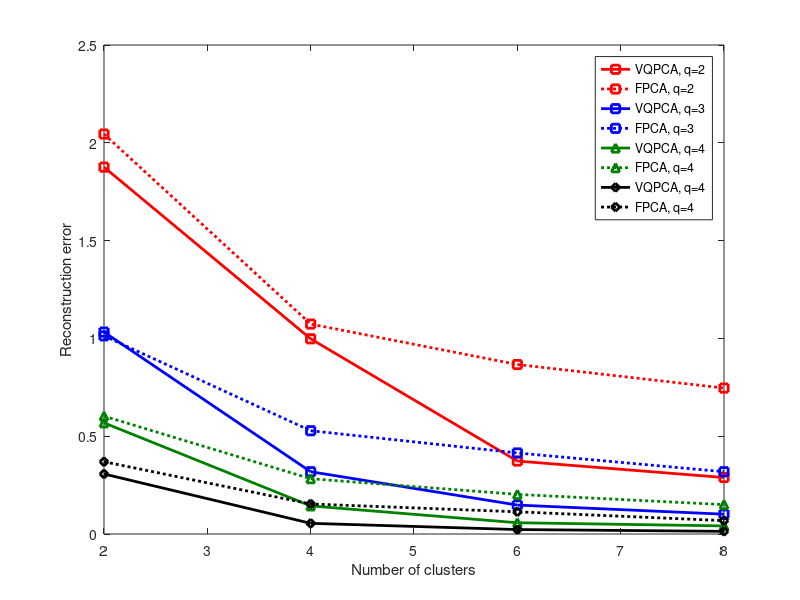
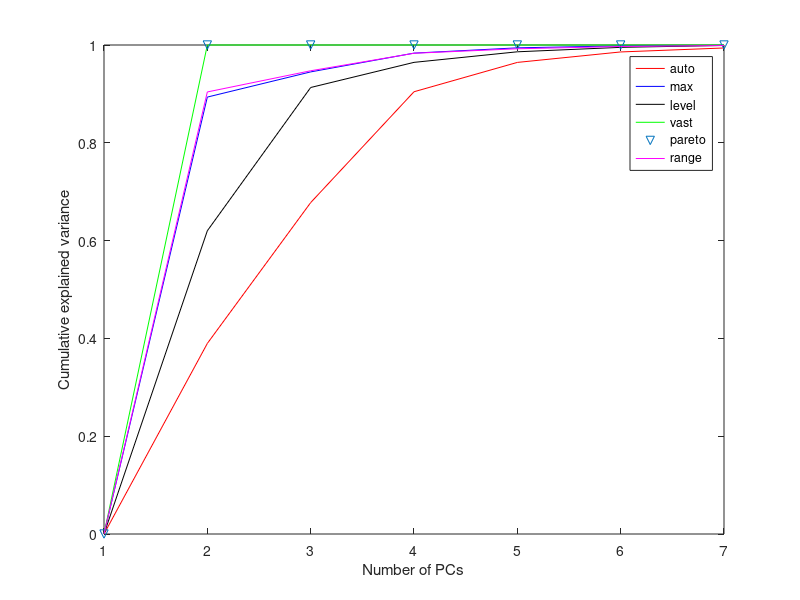

The MATLAB source for these figures, in order:
q2 = [1.875685e+00 
    9.979324e-01 
    3.729741e-01 
    2.887915e-01];

q3 = [1.032387e+00
    3.184463e-01 
    1.479882e-01
    1.012911e-01];

q4 = [5.682560e-01 
    1.435791e-01
    5.756654e-02 
    4.128885e-02];

q5 = [3.068580e-01
    5.460615e-02 
    2.272391e-02
    1.359395e-02 ];

q2_f = [2.044846e+00
    1.073321e+00 
    8.664827e-01
    7.461607e-01];

q3_f = [1.012878e+00 
    5.280107e-01 
    4.142427e-01 
    3.183131e-01];

q4_f = [6.025738e-01 
    2.826906e-01 
    2.025945e-01 
    1.502965e-01];

q5_f =[3.695293e-01 
    1.535163e-01 
    1.135120e-01 
    6.840704e-02];

range_error = [0.0527
    0.0169
    0.0077
    0.0031
    0.0011];

range_var = [0
    0.9040
    0.9473
    0.9831
    0.9923
    0.9969
    0.9989];

pareto_error = [1.1586e-06
    1.1827e-07
    0
    0
    0];

pareto_var = [0
    1
    1.0000
    1
    1
    1
    1];

vast_error = [6.5625e-07
    0
    0
    0
    0];


vast_var = [0
    1
    1.0000
    1
    1
    1
    1];

level_error = [0.0869
     0.0355
     0.0139
     0.0048
     9.3900e-04];

level_var = [0
    0.6201
    0.9131
    0.9645
    0.9861
    0.9952
    0.9991];

max_error = [0.0550
    0.0166
    0.0058
    0.0018
    8.0630e-04];

max_var = [0
    0.8935
    0.9450
    0.9834
    0.9942
    0.9982
    0.9992];

auto_var = [0
    0.3897
    0.6777
    0.9044
    0.9644
    0.9858
    0.9939];


t=[2 4 6 8];
figure 
box on 
set(gcf,'color','w')
hold on
plot(t,q2,'-rs','LineWidth',2)
plot(t,q2_f,':rs','LineWidth',2)
plot(t,q3,'-b','Marker','square','LineWidth',2)
plot(t,q3_f,':b','Marker','square','LineWidth',2)
plot(t, q4, 'Color', [0 0.5 0], 'LineStyle', '-','Marker','^','LineWidth',2)
plot(t, q4_f, 'Color', [0 0.5 0], 'LineStyle', ':','Marker','^','LineWidth',2)
plot(t,q5,'-k','Marker','diamond','LineWidth',2)
plot(t,q5_f,':k','Marker','diamond','LineWidth',2)

hold off
xlabel('Number of clusters')
ylabel('Reconstruction error')
legend('VQPCA, q=2','FPCA, q=2','VQPCA, q=3','FPCA, q=3','VQPCA, q=4','FPCA, q=4','VQPCA, q=4','FPCA, q=4')

figure
box on 
set(gcf,'color','w')
hold on
plot(auto_var,'r')
plot(max_var,'b')
plot(level_var,'k')
plot(vast_var,'g')
plot(pareto_var,'v')
plot(range_var,'m')
hold off
legend('auto','max','level','vast','pareto','range')
xlabel('Number of PCs')
ylabel('Cumulative explained variance')


percentage = [9.0186    -1.8897  6.0391 20.4236;          
              4.0193    20.2990 24.4804 32.2332;         
              26.3108   25.7902 25.5216 29.5864;         
              24.3841   21.0214 19.1828 17.8627];